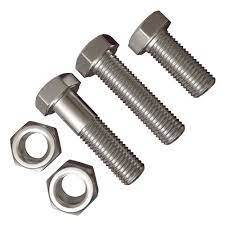
%> input picture BautMur.jpg, 225 x 225 px
$ octave KlasifikasiCitra_Bentuk.m   (GNU Octave 9; MATLAB toolbox functions it lacks are replaced by stand-ins)
%> lines starting %> are read from the running program, lines starting %| are printed output that depends on the picture; in (x1, y1, x2, y2) boxes, pixels count from 0 and x2, y2 are one past the last pixel; in counts of white or black regions, pixels touching at a corner belong together; the program's own positions count from 1
clc; clear; close all; warning off all;

%membaca citra rgb
A = imread('BautMur.jpg');
%> A is the input picture: size 225x225x3 uint8; mean R, G, B 218.9, 217, 215.6
figure, imshow(A)

%mengkonversi citra rgb menjadi grayscale
B = rgb2gray(A);
figure, imshow(B)

%melakukan operasi thresholding
C = imbinarize(B);
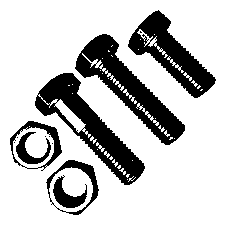
%> C: size 225x225 logical; 76.4% white; 13 black regions (6 under 20 px), largest, box (x1, y1, x2, y2) and area: (75, 34, 185, 145) 3595, (35, 73, 145, 185) 3524, (128, 10, 216, 98) 2758
figure, imshow(C)

%melakukan operasi komplemen
D = imcomplement(C);
figure, imshow(D)

%melakukan operasi morfologi
E = imfill(D, 'holes');
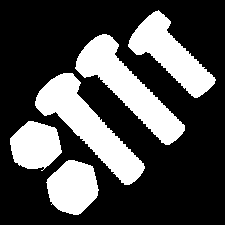
%> E: size 225x225 logical; 29.8% white; 5 white regions
figure, imshow(E)

%melakukan pelabelan
[labeled, numObjects] = bwlabel(E);
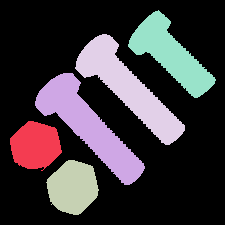
%> labeled: size 225x225 double; 6 distinct labels, from 0 to 5; one colour per label, 0 black
%> numObjects = 5
figure, imshow(labeled,[])
labeledrgb = label2rgb(labeled);
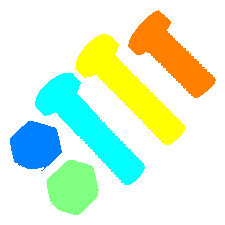
%> labeledrgb: size 225x225x3 uint8; mean R, G, B 219.5, 242.6, 214.5
figure, imshow(labeledrgb,[])

%melakukan ekstrak masing-masing objek
s = regionprops(labeled,'Area','Perimeter','BoundingBox');
%> s = 5 regions; box (x1, y1, x2, y2), Area and Perimeter: (35, 73, 145, 185) 4096 353.6, (75, 34, 185, 145) 3958 352.8, (128, 10, 216, 98) 3039 279.9, (46, 160, 99, 215) 2112 167.8, (10, 121, 62, 171) 1895 166.5
luas = cat(1,s.Area);
%> luas = [1895; 4096; 2112; 3958; 3039]
keliling = cat(1,s.Perimeter);
%> keliling = [166.5; 353.6; 167.8; 352.8; 279.9]
bbox = cat(1,s.BoundingBox);
%> bbox = [10.5 121.5 52 50; 35.5 73.5 110 112; 46.5 160.5 53 55; 75.5 34.5 110 111; 128.5 10.5 88 88]
metric = 4*pi*luas./(keliling.^2);
%> metric = [0.859; 0.412; 0.942; 0.4; 0.488]

%klasifikasi bentuk pada masing-masing objek
for k = numObjects
    if metric(k)>0.8
        A = insertObjectAnnotation(A,'rectangle',bbox(k,:),'Mur',...
            'LineWidth',3,'Color','y','FontSize',24);
    else
         A = insertObjectAnnotation(A,'rectangle',bbox(k,:),'Baut',...
            'LineWidth',3,'Color','r','FontSize',24);
    end
end
%> this loop made 1 pass
%> k on pass 1: 5
%> pass 1, `A = insertObjectAnnotation(A,'rectangle',bbox(k,:),'Baut', 'LineWidth'..`:
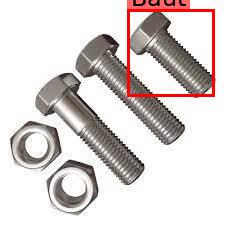
%> A: size 225x225x3 uint8; 3.13% of pixels changed, all inside (x1, y1, x2, y2) = (127, 0, 215, 97)

%menampilkan citra hasil klasifikasi
figure, imshow(A)
